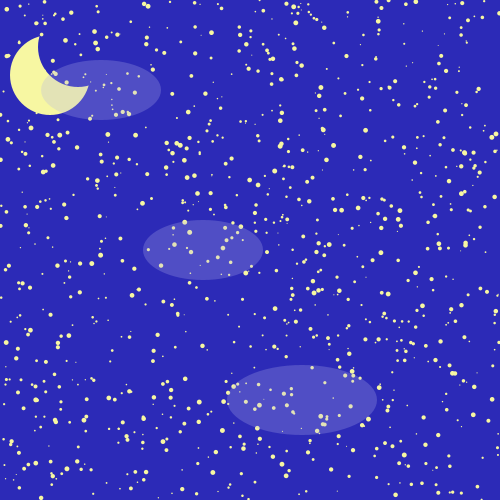
Frame 1 (no input)
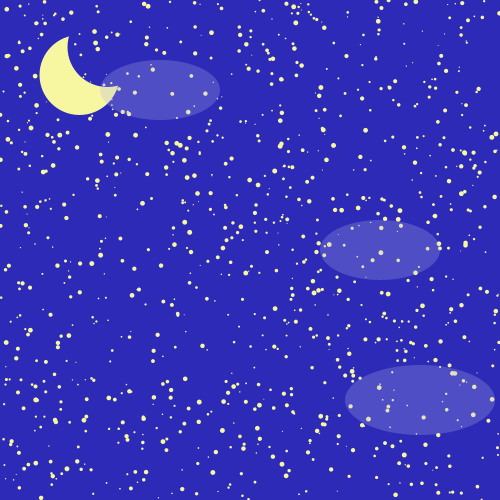
Frame 60 (the mouse pressed at the canvas centre just before this capture)
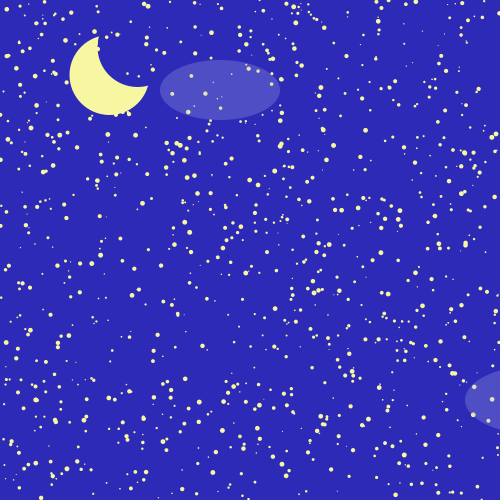
Frame 120 (the mouse held since frame 60 and released just before this capture)

The Processing sketch that drew these frames (run headless with seeded random() and noise(); from frame 60 on, the mouse is pressed at the canvas centre):

// Processing sketch: holdacska_felhocske
// ── holdacska_felhocske.pde

color felhoszin ;
int felho1x = 100;
int felho2x = 200;
int felho3x = 300;
int felhoy = 100;

class Csillag {
  float x=0;
  float y=0;
  float r=0;

  void ragyogj() {
    fill(#F7F7A2);
    noStroke();
    ellipse(x, y, r, r);
  }

  void szuless() {
    x=random(0, width);
    y=random(0, height);
    r=random(1, 5);
  }
}

class Hold {
  float x;
  float y;
  float r;

  void vilagits() {
    fill(#F7F7A2);
    noStroke();
    ellipse(x, y, r*2, r*2);
    fill(#2C2AB7);
    ellipse(x+r*0.7, y-r*0.7, 2*r, 2*r);
  }

  void mozogj() {
    x=x+0.5;
  }
}
Csillag [] csillagok =new Csillag [1000];

Csillag cs1=new Csillag();
Csillag cs2=new Csillag();
Csillag cs3=new Csillag();
Hold hold=new Hold();

void setup() {
  size(500, 500);
  //cs1.szuless();
  //cs2.szuless();
  //cs3.szuless();

  //csillagok [0] = new Csillag ();
  //csillagok [1] = new Csillag ();
  //csillagok [6]= new Csillag ();

  //csillagok [1].szuless ();

  int szamlalo=0;
  while (szamlalo<1000) {
    csillagok [szamlalo]=new Csillag ();
    csillagok [szamlalo]. szuless ();
    szamlalo=szamlalo + 1;
  }

  hold.x=50; 
  hold.y=75;
  hold.r=40;
  
  felhoszin = color (175, 176, 234, 70);
}

void draw() {
  background(#2C2AB7);
  //cs1.szuless();
  //cs2.szuless();
  //cs3.szuless();
  cs1.ragyogj();
  cs2.ragyogj();
  cs3.ragyogj();
  hold.vilagits();
  hold.mozogj();
  felho1x=felho1x+1;
  felho2x=felho2x+3
  ;
  felho3x=felho3x+2;

  csillagok [1].ragyogj ();

  int szamlalo=0;
  while (szamlalo<1000) {
    
    csillagok [szamlalo]. ragyogj ();
    szamlalo=szamlalo + 1;
  }
  
  fill (felhoszin) ;
  ellipse (felho1x, 90, 120, 60);
  
  fill (felhoszin) ;
  ellipse (felho2x, 250, 120, 60);
  
  fill (felhoszin);
  ellipse (felho3x, 400, 150, 70);
  
}
